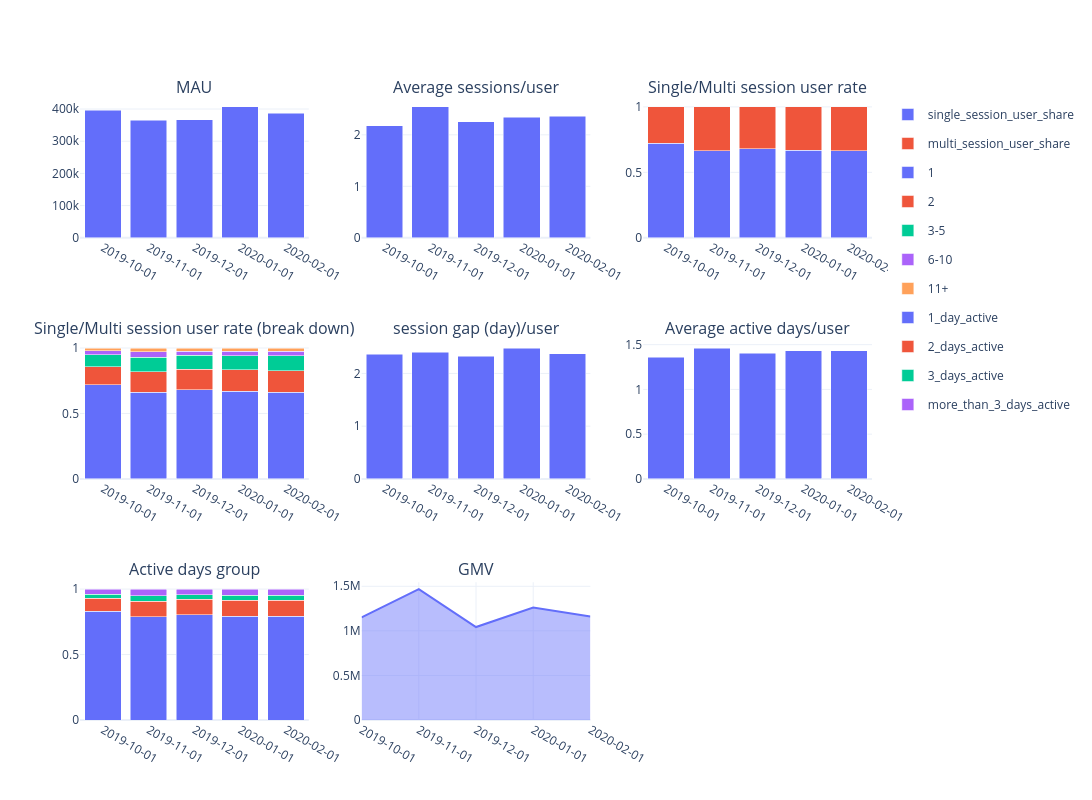

The notebook cell this image was saved under:
### Code cell
subplot = make_subplots(rows = 3, cols=3,
                        subplot_titles=['MAU', 'Average sessions/user', 'Single/Multi session user rate', 'Single/Multi session user rate (break down)',
                                        'session gap (day)/user', 'Average active days/user', 'Active days group', 'GMV'
                                        ]
                        )

fig = px.bar(df_2, x='month_start', y = 'mau')
fig_1 = px.bar(df_3, x='month_start', y = 'avg_sessions_per_user')
fig_2 = px.bar(df_4.iloc[:, [0,4,5]].melt(id_vars='month_start'), x='month_start', y='value', color='variable', barmode='stack')
fig_3 = px.bar(df_5, x='month_start', y='user_share', color ='session_segment', barmode='stack')
fig_4 = px.bar(df_6, x='month_start', y='avg_gap_days')
fig_5 = px.bar(df_7, x='month_start', y='avg_active_days_per_user')

df_agg = df.groupby(['month_start', 'active_group'])['user_id'].agg(['count']).reset_index()
df_agg_1 = df_agg.groupby('month_start').agg('sum').reset_index()
df_agg = pd.merge(df_agg, df_agg_1.rename(columns={'count': 'month_total'}).iloc[:, [0,2]], on='month_start', how = 'inner')
df_agg['group_portion'] = df_agg['count'] / df_agg['month_total']
fig_6 = px.bar(df_agg, x='month_start', y='group_portion', color='active_group', barmode='stack')

fig_7 = px.line(df_8, x='month_start', y='total_revenue')
fig_7.update_traces(fill = 'tozeroy', fillcolor="rgba(99, 110, 250, 0.45)")

for trace in fig.data:
    subplot.add_trace(trace, row = 1, col = 1)
    subplot.update_yaxes(range =[200_000, np.inf], row =1 , col=1)
    subplot.update_layout(template ='plotly_white')

for trace in fig_1.data:
    subplot.add_trace(trace, row = 1, col = 2)
    subplot.update_yaxes(range =[1, np.inf], row =1 , col=2)
    subplot.update_layout(template ='plotly_white')

for trace in fig_2.data:
    subplot.add_trace(trace, row = 1, col = 3)
    subplot.update_layout(template ='plotly_white')

for trace in fig_3.data:
    subplot.add_trace(trace, row = 2, col = 1)
    subplot.update_layout(template ='plotly_white')

for trace in fig_4.data:
    subplot.add_trace(trace, row = 2, col = 2)
    subplot.update_yaxes(range =[1.5, np.inf], row =2 , col=2)
    subplot.update_layout(template ='plotly_white')

for trace in fig_5.data:
    subplot.add_trace(trace, row = 2, col = 3)
    subplot.update_yaxes(range =[1, np.inf], row =2 , col=3)
    subplot.update_layout(template ='plotly_white')

for trace in fig_6.data:
    subplot.add_trace(trace, row = 3, col = 1)
    subplot.update_layout(template ='plotly_white')

for trace in fig_7.data:
    subplot.add_trace(trace, row = 3, col = 2)
    subplot.update_layout(template ='plotly_white')
    subplot.update_yaxes(range =[75_000_0, np.inf], row =3 , col=2)
    

subplot.update_xaxes(type = 'category')
subplot.update_layout(height = 800, width = 1100, barmode = 'stack')
subplot.show()

### Figure 1 — Plotly figure (JSON) as saved in the notebook; plotly's stock layout.template omitted (floating-point values rounded to 4 significant figures)
{"data": [{"hovertemplate": "month_start=%{x}<br>mau=%{y}<extra></extra>", "legendgroup": "", "marker": {"color": "#636efa", "pattern": {"shape": ""}}, "name": "", "orientation": "v", "showlegend": false, "textposition": "auto", "type": "bar", "x": ["2019-10-01", "2019-11-01", "2019-12-01", "2020-01-01", "2020-02-01"], "xaxis": "x", "y": [396693, 365081, 367019, 406643, 387330], "yaxis": "y"}, {"hovertemplate": "month_start=%{x}<br>avg_sessions_per_user=%{y}<extra></extra>", "legendgroup": "", "marker": {"color": "#636efa", "pattern": {"shape": ""}}, "name": "", "orientation": "v", "showlegend": false, "textposition": "auto", "type": "bar", "x": ["2019-10-01", "2019-11-01", "2019-12-01", "2020-01-01", "2020-02-01"], "xaxis": "x2", "y": [2.177, 2.543, 2.256, 2.34, 2.358], "yaxis": "y2"}, {"hovertemplate": "variable=single_session_user_share<br>month_start=%{x}<br>value=%{y}<extra></extra>", "legendgroup": "single_session_user_share", "marker": {"color": "#636efa", "pattern": {"shape": ""}}, "name": "single_session_user_share", "orientation": "v", "showlegend": true, "textposition": "auto", "type": "bar", "x": ["2019-10-01", "2019-11-01", "2019-12-01", "2020-01-01", "2020-02-01"], "xaxis": "x3", "y": [0.7209, 0.6633, 0.6795, 0.6698, 0.6637], "yaxis": "y3"}, {"hovertemplate": "variable=multi_session_user_share<br>month_start=%{x}<br>value=%{y}<extra></extra>", "legendgroup": "multi_session_user_share", "marker": {"color": "#EF553B", "pattern": {"shape": ""}}, "name": "multi_session_user_share", "orientation": "v", "showlegend": true, "textposition": "auto", "type": "bar", "x": ["2019-10-01", "2019-11-01", "2019-12-01", "2020-01-01", "2020-02-01"], "xaxis": "x3", "y": [0.2791, 0.3367, 0.3205, 0.3302, 0.3363], "yaxis": "y3"}, {"hovertemplate": "session_segment=1<br>month_start=%{x}<br>user_share=%{y}<extra></extra>", "legendgroup": "1", "marker": {"color": "#636efa", "pattern": {"shape": ""}}, "name": "1", "orientation": "v", "showlegend": true, "textposition": "auto", "type": "bar", "x": ["2019-10-01", "2019-11-01", "2019-12-01", "2020-01-01", "2020-02-01"], "xaxis": "x4", "y": [0.7209, 0.6633, 0.6795, 0.6698, 0.6637], "yaxis": "y4"}, {"hovertemplate": "session_segment=2<br>month_start=%{x}<br>user_share=%{y}<extra></extra>", "legendgroup": "2", "marker": {"color": "#EF553B", "pattern": {"shape": ""}}, "name": "2", "orientation": "v", "showlegend": true, "textposition": "auto", "type": "bar", "x": ["2019-10-01", "2019-11-01", "2019-12-01", "2020-01-01", "2020-02-01"], "xaxis": "x4", "y": [0.1343, 0.1568, 0.16, 0.1624, 0.1642], "yaxis": "y4"}, {"hovertemplate": "session_segment=3-5<br>month_start=%{x}<br>user_share=%{y}<extra></extra>", "legendgroup": "3-5", "marker": {"color": "#00cc96", "pattern": {"shape": ""}}, "name": "3-5", "orientation": "v", "showlegend": true, "textposition": "auto", "type": "bar", "x": ["2019-10-01", "2019-11-01", "2019-12-01", "2020-01-01", "2020-02-01"], "xaxis": "x4", "y": [0.0915, 0.111, 0.1044, 0.1081, 0.1112], "yaxis": "y4"}, {"hovertemplate": "session_segment=6-10<br>month_start=%{x}<br>user_share=%{y}<extra></extra>", "legendgroup": "6-10", "marker": {"color": "#ab63fa", "pattern": {"shape": ""}}, "name": "6-10", "orientation": "v", "showlegend": true, "textposition": "auto", "type": "bar", "x": ["2019-10-01", "2019-11-01", "2019-12-01", "2020-01-01", "2020-02-01"], "xaxis": "x4", "y": [0.0308, 0.0395, 0.0331, 0.0353, 0.0361], "yaxis": "y4"}, {"hovertemplate": "session_segment=11+<br>month_start=%{x}<br>user_share=%{y}<extra></extra>", "legendgroup": "11+", "marker": {"color": "#FFA15A", "pattern": {"shape": ""}}, "name": "11+", "orientation": "v", "showlegend": true, "textposition": "auto", "type": "bar", "x": ["2019-10-01", "2019-11-01", "2019-12-01", "2020-01-01", "2020-02-01"], "xaxis": "x4", "y": [0.0224, 0.0295, 0.023, 0.0244, 0.0248], "yaxis": "y4"}, {"hovertemplate": "month_start=%{x}<br>avg_gap_days=%{y}<extra></extra>", "legendgroup": "", "marker": {"color": "#636efa", "pattern": {"shape": ""}}, "name": "", "orientation": "v", "showlegend": false, "textposition": "auto", "type": "bar", "x": ["2019-10-01", "2019-11-01", "2019-12-01", "2020-01-01", "2020-02-01"], "xaxis": "x5", "y": [2.359, 2.398, 2.33, 2.482, 2.373], "yaxis": "y5"}, {"hovertemplate": "month_start=%{x}<br>avg_active_days_per_user=%{y}<extra></extra>", "legendgroup": "", "marker": {"color": "#636efa", "pattern": {"shape": ""}}, "name": "", "orientation": "v", "showlegend": false, "textposition": "auto", "type": "bar", "x": ["2019-10-01", "2019-11-01", "2019-12-01", "2020-01-01", "2020-02-01"], "xaxis": "x6", "y": [1.362, 1.463, 1.402, 1.433, 1.432], "yaxis": "y6"}, {"hovertemplate": "active_group=1_day_active<br>month_start=%{x}<br>group_portion=%{y}<extra></extra>", "legendgroup": "1_day_active", "marker": {"color": "#636efa", "pattern": {"shape": ""}}, "name": "1_day_active", "orientation": "v", "showlegend": true, "textposition": "auto", "type": "bar", "x": ["2019-10-01", "2019-11-01", "2019-12-01", "2020-01-01", "2020-02-01"], "xaxis": "x7", "y": [0.829, 0.7885, 0.8028, 0.7914, 0.794], "yaxis": "y7"}, {"hovertemplate": "active_group=2_days_active<br>month_start=%{x}<br>group_portion=%{y}<extra></extra>", "legendgroup": "2_days_active", "marker": {"color": "#EF553B", "pattern": {"shape": ""}}, "name": "2_days_active", "orientation": "v", "showlegend": true, "textposition": "auto", "type": "bar", "x": ["2019-10-01", "2019-11-01", "2019-12-01", "2020-01-01", "2020-02-01"], "xaxis": "x7", "y": [0.09954, 0.1199, 0.1181, 0.1229, 0.1203], "yaxis": "y7"}, {"hovertemplate": "active_group=3_days_active<br>month_start=%{x}<br>group_portion=%{y}<extra></extra>", "legendgroup": "3_days_active", "marker": {"color": "#00cc96", "pattern": {"shape": ""}}, "name": "3_days_active", "orientation": "v", "showlegend": true, "textposition": "auto", "type": "bar", "x": ["2019-10-01", "2019-11-01", "2019-12-01", "2020-01-01", "2020-02-01"], "xaxis": "x7", "y": [0.03283, 0.04045, 0.03721, 0.03967, 0.03972], "yaxis": "y7"}, {"hovertemplate": "active_group=more_than_3_days_active<br>month_start=%{x}<br>group_portion=%{y}<extra></extra>", "legendgroup": "more_than_3_days_active", "marker": {"color": "#ab63fa", "pattern": {"shape": ""}}, "name": "more_than_3_days_active", "orientation": "v", "showlegend": true, "textposition": "auto", "type": "bar", "x": ["2019-10-01", "2019-11-01", "2019-12-01", "2020-01-01", "2020-02-01"], "xaxis": "x7", "y": [0.03861, 0.05114, 0.04191, 0.04602, 0.04596], "yaxis": "y7"}, {"fill": "tozeroy", "fillcolor": "rgba(99, 110, 250, 0.45)", "hovertemplate": "month_start=%{x}<br>total_revenue=%{y}<extra></extra>", "legendgroup": "", "line": {"color": "#636efa", "dash": "solid"}, "marker": {"symbol": "circle"}, "mode": "lines", "name": "", "orientation": "v", "showlegend": false, "type": "scatter", "x": ["2019-10-01", "2019-11-01", "2019-12-01", "2020-01-01", "2020-02-01"], "xaxis": "x8", "y": [1152000.0, 1468000.0, 1043000.0, 1263000.0, 1160000.0], "yaxis": "y8"}], "layout": {"annotations": [{"font": {"size": 16}, "showarrow": false, "text": "MAU", "x": 0.1444, "xanchor": "center", "xref": "paper", "y": 1, "yanchor": "bottom", "yref": "paper"}, {"font": {"size": 16}, "showarrow": false, "text": "Average sessions/user", "x": 0.5, "xanchor": "center", "xref": "paper", "y": 1, "yanchor": "bottom", "yref": "paper"}, {"font": {"size": 16}, "showarrow": false, "text": "Single/Multi session user rate", "x": 0.8556, "xanchor": "center", "xref": "paper", "y": 1, "yanchor": "bottom", "yref": "paper"}, {"font": {"size": 16}, "showarrow": false, "text": "Single/Multi session user rate (break down)", "x": 0.1444, "xanchor": "center", "xref": "paper", "y": 0.6111, "yanchor": "bottom", "yref": "paper"}, {"font": {"size": 16}, "showarrow": false, "text": "session gap (day)/user", "x": 0.5, "xanchor": "center", "xref": "paper", "y": 0.6111, "yanchor": "bottom", "yref": "paper"}, {"font": {"size": 16}, "showarrow": false, "text": "Average active days/user", "x": 0.8556, "xanchor": "center", "xref": "paper", "y": 0.6111, "yanchor": "bottom", "yref": "paper"}, {"font": {"size": 16}, "showarrow": false, "text": "Active days group", "x": 0.1444, "xanchor": "center", "xref": "paper", "y": 0.2222, "yanchor": "bottom", "yref": "paper"}, {"font": {"size": 16}, "showarrow": false, "text": "GMV", "x": 0.5, "xanchor": "center", "xref": "paper", "y": 0.2222, "yanchor": "bottom", "yref": "paper"}], "barmode": "stack", "height": 800, "width": 1100, "xaxis": {"anchor": "y", "domain": [0, 0.2889], "type": "category"}, "xaxis2": {"anchor": "y2", "domain": [0.3556, 0.6444], "type": "category"}, "xaxis3": {"anchor": "y3", "domain": [0.7111, 1], "type": "category"}, "xaxis4": {"anchor": "y4", "domain": [0, 0.2889], "type": "category"}, "xaxis5": {"anchor": "y5", "domain": [0.3556, 0.6444], "type": "category"}, "xaxis6": {"anchor": "y6", "domain": [0.7111, 1], "type": "category"}, "xaxis7": {"anchor": "y7", "domain": [0, 0.2889], "type": "category"}, "xaxis8": {"anchor": "y8", "domain": [0.3556, 0.6444], "type": "category"}, "xaxis9": {"anchor": "y9", "domain": [0.7111, 1], "type": "category"}, "yaxis": {"anchor": "x", "domain": [0.7778, 1], "range": [200000, null]}, "yaxis2": {"anchor": "x2", "domain": [0.7778, 1], "range": [1, null]}, "yaxis3": {"anchor": "x3", "domain": [0.7778, 1]}, "yaxis4": {"anchor": "x4", "domain": [0.3889, 0.6111]}, "yaxis5": {"anchor": "x5", "domain": [0.3889, 0.6111], "range": [1.5, null]}, "yaxis6": {"anchor": "x6", "domain": [0.3889, 0.6111], "range": [1, null]}, "yaxis7": {"anchor": "x7", "domain": [0, 0.2222]}, "yaxis8": {"anchor": "x8", "domain": [0, 0.2222], "range": [750000, null]}, "yaxis9": {"anchor": "x9", "domain": [0, 0.2222]}}}
